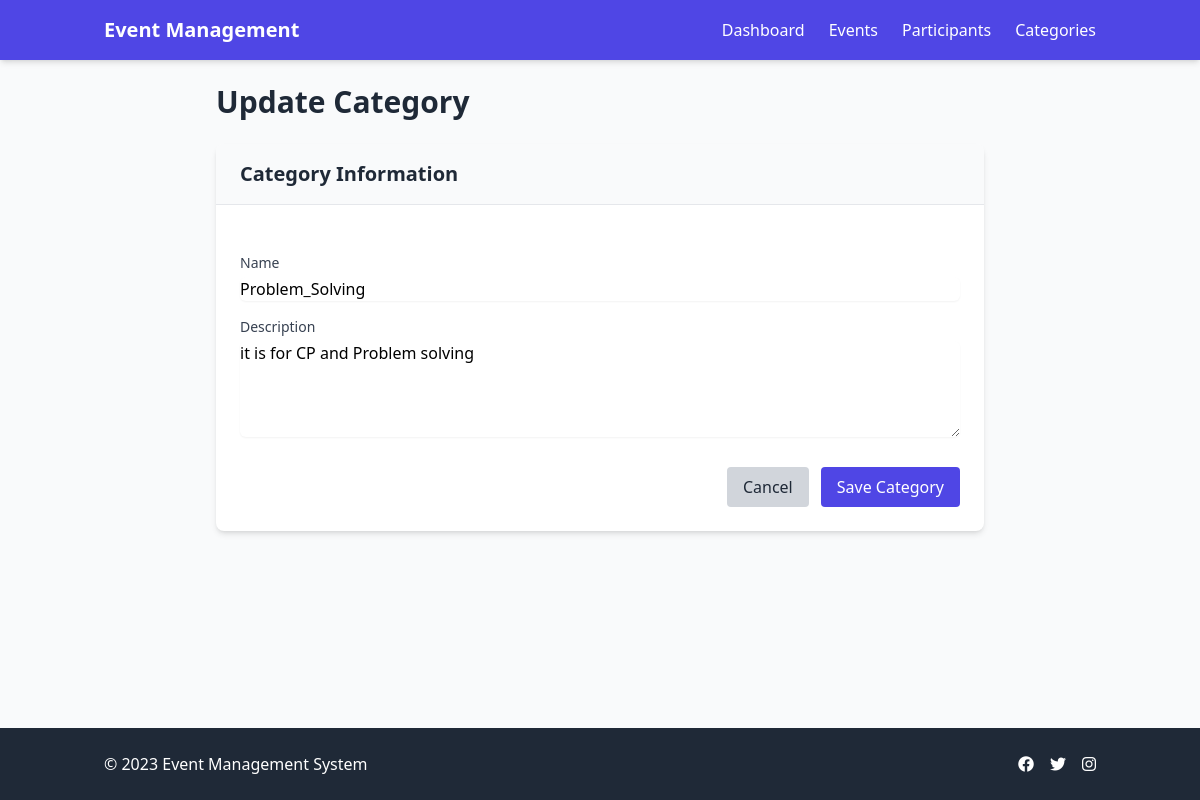
Screenshot of /categories/1/update/ with the database file from the repository.
### events/models.py (models this page shows, shortened)
class Category(models.Model):
    name = models.CharField(max_length=100)
    description = models.TextField()
    class Meta:
        verbose_name_plural = "Categories"

### events/views.py (the view)
# urls.py: path('categories/<int:pk>/update/', views.category_update, name='category_update'),
def category_update(request, pk):
    category = get_object_or_404(Category, pk=pk)
    if request.method == 'POST':
        form = CategoryForm(request.POST, instance=category)
        if form.is_valid():
            form.save()
            messages.success(request, 'Category updated successfully!')
            return redirect('category_list')
    else:
        form = CategoryForm(instance=category)
    return render(request, 'category_form.html', {'form': form, 'title': 'Update Category'})

### events/forms.py (shortened to what this page needs)
class CategoryForm(forms.ModelForm):
    class Meta:
        model = Category
        fields = ['name', 'description']

### events/templates/category_form.html (shortened to what this page needs)
{% extends 'base.html' %}
{% block content %}
<div class="max-w-3xl mx-auto">
    <div class="flex justify-between items-center mb-6">
        <h1 class="text-2xl md:text-3xl font-bold text-gray-800">{{ title }}</h1>
    </div>
    <div class="bg-white rounded-lg shadow-md overflow-hidden">
        <div class="bg-gray-50 px-6 py-4 border-b">
            <h2 class="text-xl font-semibold text-gray-800">Category Information</h2>
        </div>
        <div class="p-6">
            <form method="post" class="space-y-6">
                <div class="space-y-4">
                    <div>
                        <label for="{{ form.name.id_for_label }}" class="block text-sm font-medium text-gray-700 mb-1">
                            Name
                        </label>
                        <input type="text" name="{{ form.name.name }}" id="{{ form.name.id_for_label }}"
                               value="{{ form.name.value|default:'' }}"
                               class="w-full rounded-md border-gray-300 shadow-sm focus:border-indigo-300 focus:ring focus:ring-indigo-200 focus:ring-opacity-50 {% if form.name.errors %}border-red-500{% endif %}"
                               placeholder="Enter category name">
                    </div>
                    <div>
                        <label for="{{ form.description.id_for_label }}" class="block text-sm font-medium text-gray-700 mb-1">
                            Description
                        </label>
                        <textarea name="{{ form.description.name }}" id="{{ form.description.id_for_label }}" rows="4"
                                  class="w-full rounded-md border-gray-300 shadow-sm focus:border-indigo-300 focus:ring focus:ring-indigo-200 focus:ring-opacity-50 {% if form.description.errors %}border-red-500{% endif %}"
                                  placeholder="Enter category description">{{ form.description.value|default:'' }}</textarea>
                    </div>
                </div>
                <div class="flex justify-end space-x-3">
                    <a href="{% url 'category_list' %}" class="bg-gray-300 hover:bg-gray-400 text-gray-800 font-medium py-2 px-4 rounded transition">
                        Cancel
                    </a>
                    <button type="submit" class="bg-indigo-600 hover:bg-indigo-700 text-white font-medium py-2 px-4 rounded transition">
                        Save Category
                    </button>
                </div>
            </form>
        </div>
    </div>
</div>
{% endblock %}

### rows the page displays
Category: name "Problem_Solving", description "it is for CP and Problem solving"

### other values shown
{{ title }} "Update Category"
